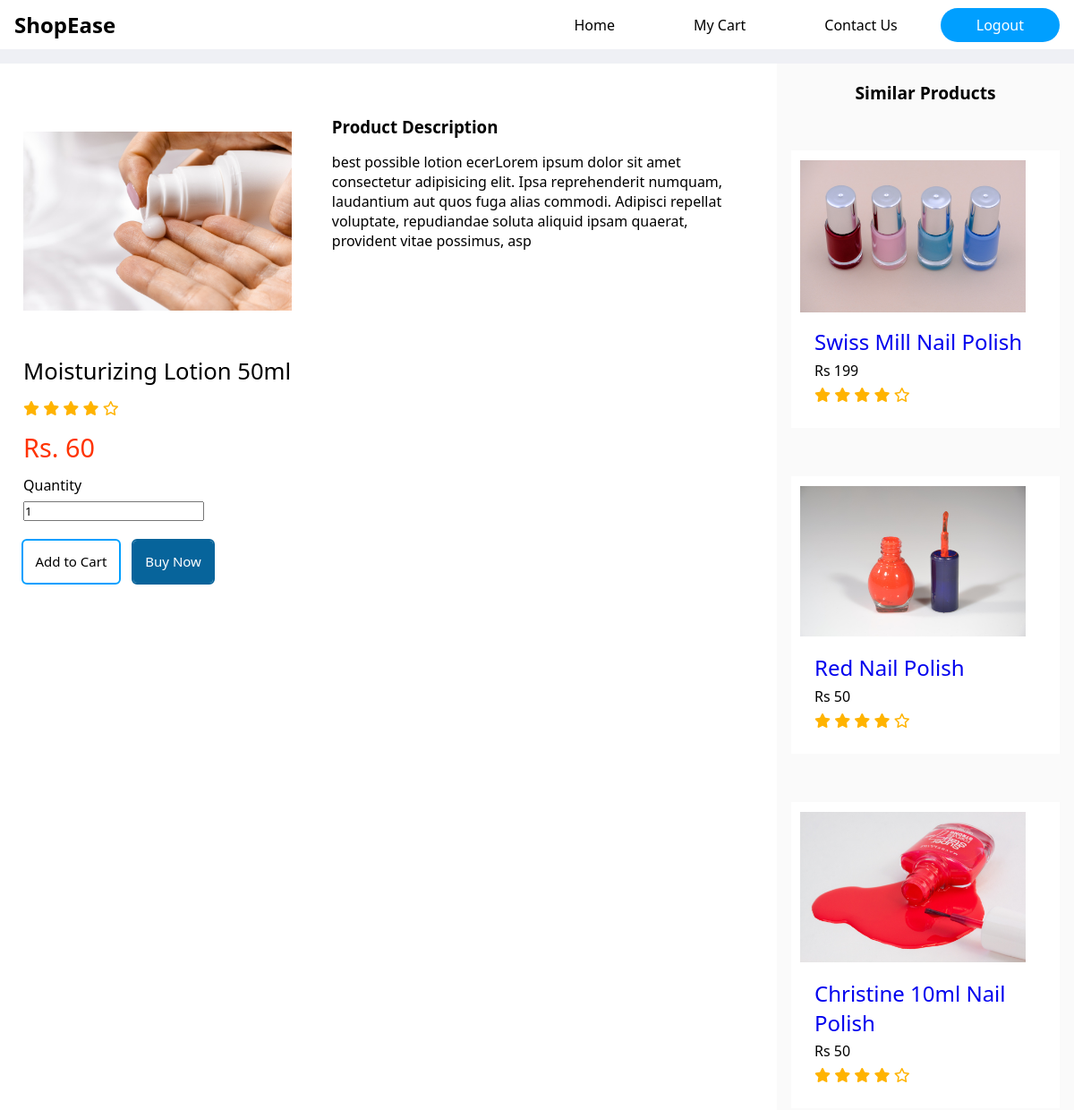
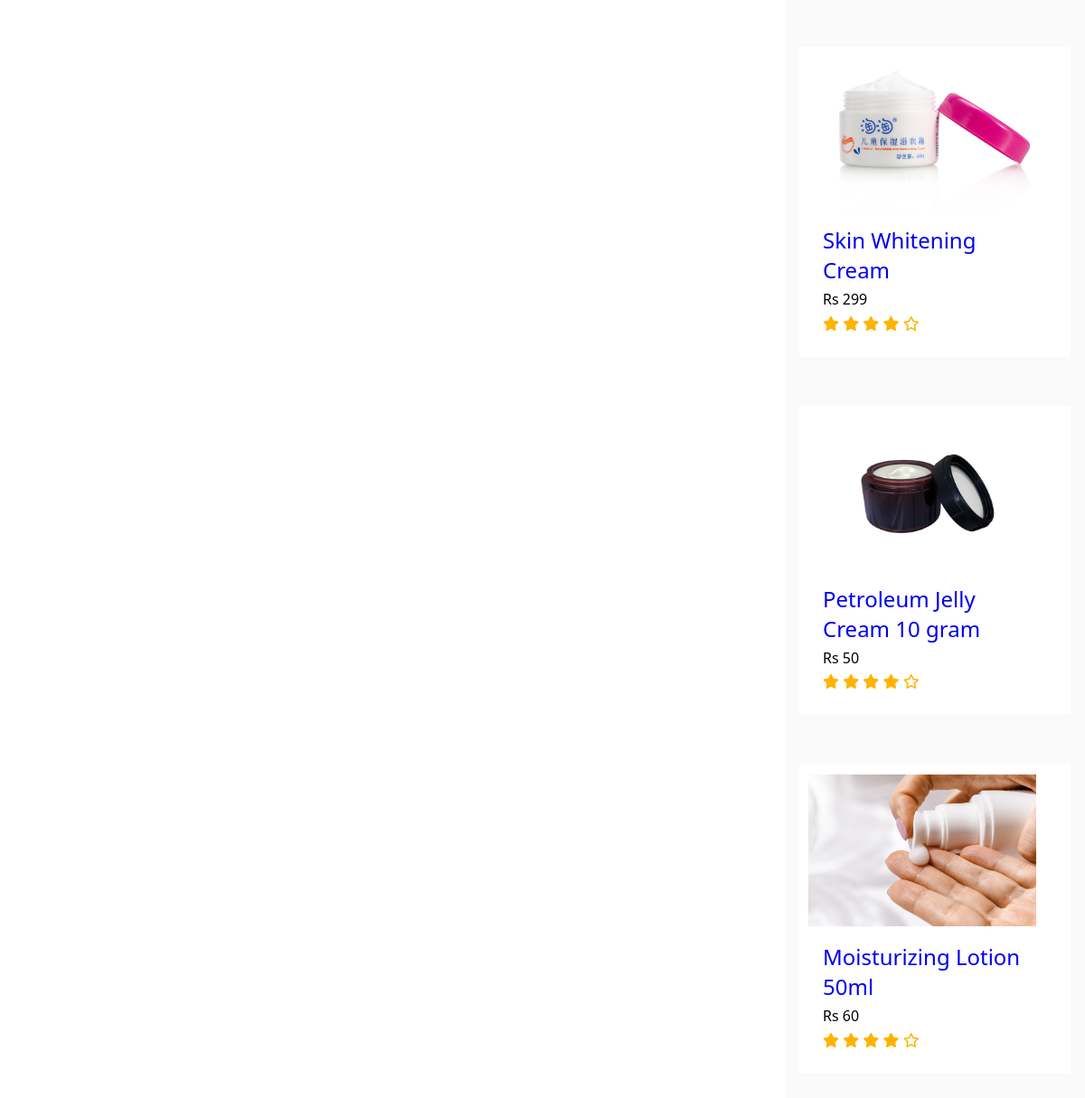
Page /product.php?id=1 (signed in) on the committed database (2 pictures, top to bottom).
### tables this page shows
CREATE TABLE IF NOT EXISTS `products` (
  `product_id` int(11) NOT NULL AUTO_INCREMENT,
  `name` varchar(128) NOT NULL,
  `description` varchar(250) NOT NULL,
  `category` varchar(50) NOT NULL,
  `availability` tinyint(1) NOT NULL DEFAULT 0,
  `price` int(11) NOT NULL,
  `stock` int(11) NOT NULL,
  `img` varchar(128) NOT NULL,
  `company` varchar(128) NOT NULL,
  PRIMARY KEY (`product_id`) USING BTREE
);

### functions.php (the view, shortened to what this page needs)
<?php
function render_items_by_category($pdo, $category = null)
{
    $query = "SELECT * FROM products ";
    if ($category !== null) {
        $query .= "WHERE category = :category ORDER BY product_id DESC;";
    } else {
        $query .= "ORDER BY product_id DESC";
    }
    $stmt = $pdo->prepare($query);
    if ($category !== null) {
        $stmt->bindValue(':category', $category, PDO::PARAM_STR);
    }
    $stmt->execute();
    while ($row = $stmt->fetch(PDO::FETCH_ASSOC)) {
        $id = $row['product_id'];
        $name = $row['name'];
        $prize = $row['price'];
        $image = $row['img'];
        echo <<<_END
        <div class="items">
            <img src="imgs/$image" alt="" class="images">
            <div class="item_details">
                <a href='product.php?id=$id' class="item_name">$name</a>
                <p class="item_price">Rs $prize</p>
                <i class="fa-solid fa-star"></i>
                <i class="fa-solid fa-star"></i>
                <i class="fa-solid fa-star"></i>
                <i class="fa-solid fa-star"></i>
                <i class="fa-regular fa-star"></i>
            </div>
        </div><br>
        _END;
    }
}
function render_selected_item($pdo, )
{
    if (isset($_GET['id'])) {
        $pid = $_GET['id'];
        $details = array();
        $query = "SELECT * FROM products WHERE product_id = $pid";
        $result = $pdo->query($query);
        while ($row = $result->fetch(PDO::FETCH_ASSOC)) {
            $details[] = $row;
        }
        return $details;
    }
}
function navbar()
{
    if (isset($_SESSION['user_id'])) {
        echo <<<_END
        <nav class="navbar">
            <h1 class="navtxt">ShopEase</h1>
            <label for="toggle">
                <i class="fa-solid fa-bars"></i>
            </label>
            <input type="checkbox" id="toggle" hidden>
            <ul class="nav-uls">
                <li><a href="index.php">Home</a></li>
                <li><a href="cart.php">My Cart</a></li>
                <li><a href="contact_us.php">Contact Us</a></li>
                <li class="home-btn"><a href="auth/logout.php">Logout</a></li>
            </ul>
        </nav>
_END;
    }
}
?>

### product.php (shortened to what this page needs)
<?php
require_once 'verify.php';
require_once 'functions.php';
$details = render_selected_item($pdo);
foreach ($details as $product_details);
?>
<!DOCTYPE html>
<html lang="en">
<head>
    <link rel="stylesheet" href="https://cdnjs.cloudflare.com/ajax/libs/font-awesome/6.2.1/css/all.min.css">
    <link rel="stylesheet" href="style/style.css">
    <link rel="stylesheet" href="style/prooductPg.css">
    <div class="nav_container">
        <?php navbar() ?>
    </div>
</head>
<body>
    <div class="product_wrapper">
        <div class="product">
            <section>
                <div class='primage_container'>
                    <img src="imgs/<?php echo $product_details['img'] ?>" alt="" class="product_image">
                </div>
                <div class="product_details">
                    <p class="product_name"><?php echo $product_details['name'] ?></p>
                    <div class='stars'>
                        <i class="fa-solid fa-star"></i>
                        <i class="fa-solid fa-star"></i>
                        <i class="fa-solid fa-star"></i>
                        <i class="fa-solid fa-star"></i>
                        <i class="fa-regular fa-star"></i>
                    </div>
                    <p class="product_price">Rs. <?php echo $product_details['price'] ?></p>
                    <div class="buy_section">
                        <form method='POST' action='cart_status.php'>
                            <span class='quantity_text'>Quantity</span>
                            <input type="number" class='quantity' name='quantity' value='1' min='1'>
                            <div class='cart_btns'>
                                <input type="submit" class="btns cart_update" value="Add to Cart">
                                <a class='btns order_place'>Buy Now</a>
                            </div>
                        </form>
                    </div>
                </div>
            </section>
            <section class="product_info">
                <h3>Product Description</h3>
                <p><?php echo $product_details['description'] ?></p>
            </section>
        </div><br>
        <aside class="similar_items_container">
            <p class='similar_items'>Similar Products</p>
            <div class="similar_item_card">
                <?php
                render_items_by_category($pdo, $product_details['category']);
                ?>
            </div>
        </aside>
    </div>
</body>
</html>

### style/style.css (style rules this page uses)
* { margin: 0; padding: 0; font-family: "Lato", sans-serif; font-family: "Segoe UI", Tahoma, Geneva, Verdana, sans-serif; box-sizing: border-box; }
:root { --maincolor: rgb(82, 82, 82); --secondary_btn: rgb(0, 157, 255); ; --primary_btn: rgb(7, 101, 156); }
body { background-color: #eff0f5; }
.nav_container { background-color: white; }
.navbar { max-width: 1300px; margin: 0 auto; display: flex; justify-content: space-between; align-items: center; min-height: 55px; padding: 0 1rem; }
.navbar ul { display: flex; gap: 0.5rem; list-style: none; }
.navbar ul li a { padding: 0.5em 2.5em; text-decoration: none; color: black; }
.navbar ul .home-btn a { background-color: var(--secondary_btn); color: white; border-radius: 30px; }
.items { display: flex; justify-content: center; flex-direction: column; background-color: white; color: black; min-width: 300px; width: 300px; height: fit-content; margin-top: 1em; margin-bottom: 1em; border: 10px solid rgb(255, 255, 255); overflow: hidden; }
.images { width: 100%; height: 300px; object-fit: cover; }
.item_details { padding: 1em; }
.item_name { font-size: 1.5rem; margin-top: 0.3em; text-decoration: none; }
.item_price { margin-top: 0.3em; margin-bottom: 0.3em; }

### style/prooductPg.css (style rules this page uses)
* { margin: 0; padding: 0; font-family: "Lato", sans-serif; font-family: "Segoe UI", Tahoma, Geneva, Verdana, sans-serif; box-sizing: border-box; }
:root { --maincolor: rgb(82, 82, 82); --secondary_btn: rgb(0, 159, 255); ; --primary_btn: rgb(7, 100, 155); }
body { background-color: #eff0f5; }
.product_wrapper { display: flex; width: 100%; max-width: 1300px; margin: 1em auto; min-height: 100vh; background-color: white; justify-content: space-between; }
.product { display: flex; gap: 1.8em; color: black; margin-bottom: 1em; padding: 1em; border: 10px solid rgb(255, 255, 255); overflow: hidden; flex: 1; }
.primage_container { width: 300px; height: 300px; }
.product_image { width: 100%; height: 100%; object-fit: contain; }
.product_name { font-size: 1.6rem; }
.quantity { margin: 0.5em 0; display: block; }
.product_price { font-size: 1.8rem; color: rgb(255, 51, 0); font-weight: 500; }
.product_details { display: flex; flex-direction: column; gap: 0.8em; }
.fa-star { color: rgb(255, 179, 0); }
.fa-solid { color: white 50%; }
.buy_section { display: flex; flex-direction: column; }
.similar_items_container { min-width: 300px; margin-left: 1em; background-color: #fafafa; overflow: scroll; height: 100vh; }
.similar_items { text-align: center; padding: 1em; font-weight: 600; font-size: 1.2rem; }
.cart_btns { width: 100%; display: flex; justify-content: flex-start; gap: 1em; }
.cart_update { outline: 2px solid var(--secondary_btn); background: none; color: var(--secondary_btn); }
.btns { margin-top: 1em; color: black; font-weight: 500; font-size: 15px; padding: 0.9em; border: none; border-radius: 4px; }
.order_place { background: var(--primary_btn); outline: 2px solid var(--primary_btn); color: white; }
.items { display: flex; justify-content: center; flex-direction: column; background-color: white; color: black; min-width: 300px; width: 150px; height: fit-content; margin-top: 1em; margin-bottom: 1em; border: 10px solid rgb(255, 255, 255); overflow: hidden; }
.similar_item_card { padding: 1em; }
.images { width: 90%; height: 171px; object-fit: contain; }
.item_details { padding: 1em; }
.item_name { font-size: 1.5rem; margin-top: 0.3em; text-decoration: none; }
.item_price { margin-top: 0.3em; margin-bottom: 0.3em; }
.product_info { margin: 2em 1em; }
.product_info p { padding: 1em 0; }

### rows in the picture
products: img (picture), name "Moisturizing Lotion 50ml", price "60", description "best possible lotion ecerLorem ipsum dolor sit amet consectetur adipisicing elit. Ipsa reprehenderit numquam, laudantium aut quos fuga alias commodi. Adipisci repellat voluptate, repudiandae soluta aliquid ipsam quaerat, provident vitae possimus, asp"
products: img (picture), name "Swiss Mill Nail Polish", price "199"
products: img (picture), name "Red Nail Polish", price "50"
products: img (picture), name "Christine 10ml Nail Polish", price "50"
products: img (picture), name "Skin Whitening Cream", price "299"
products: img (picture), name "Petroleum Jelly Cream 10 gram", price "50"
